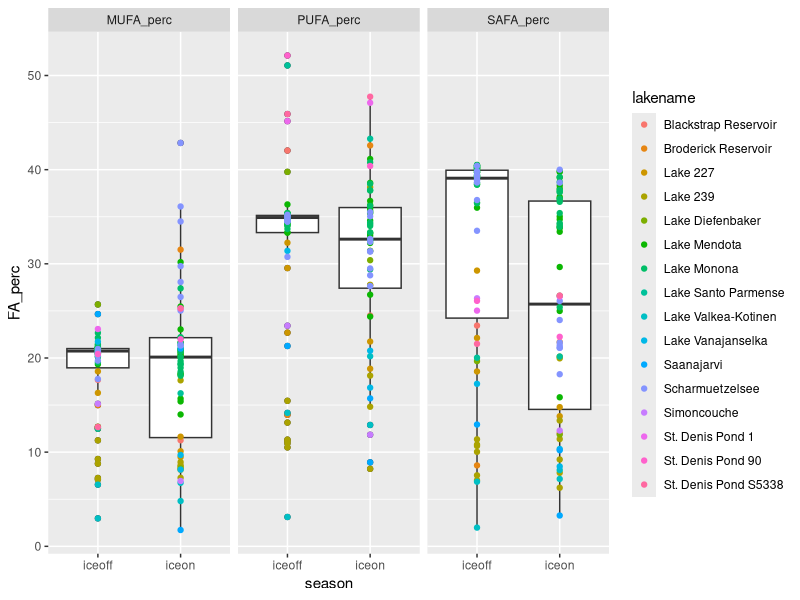
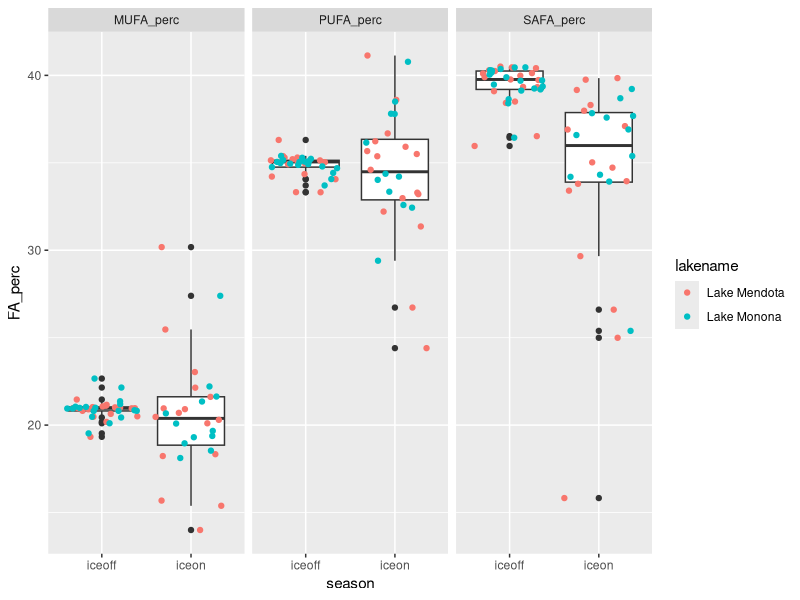
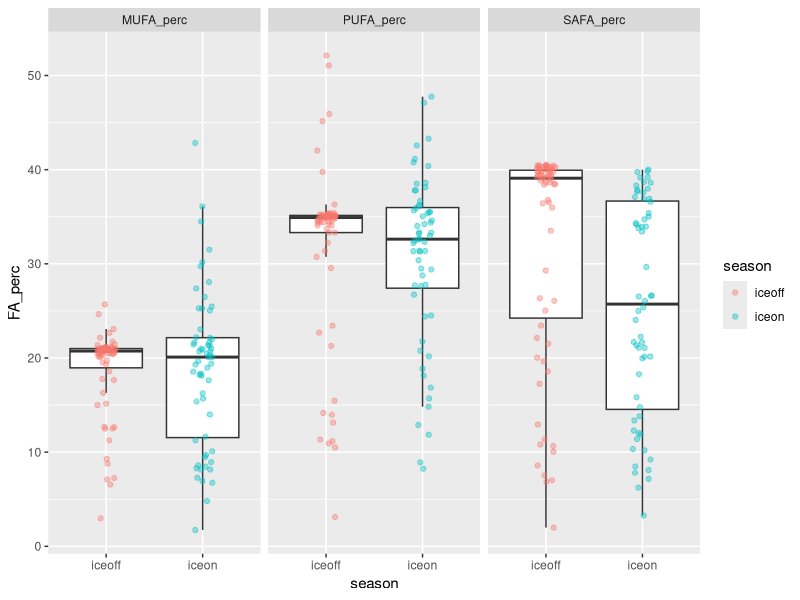
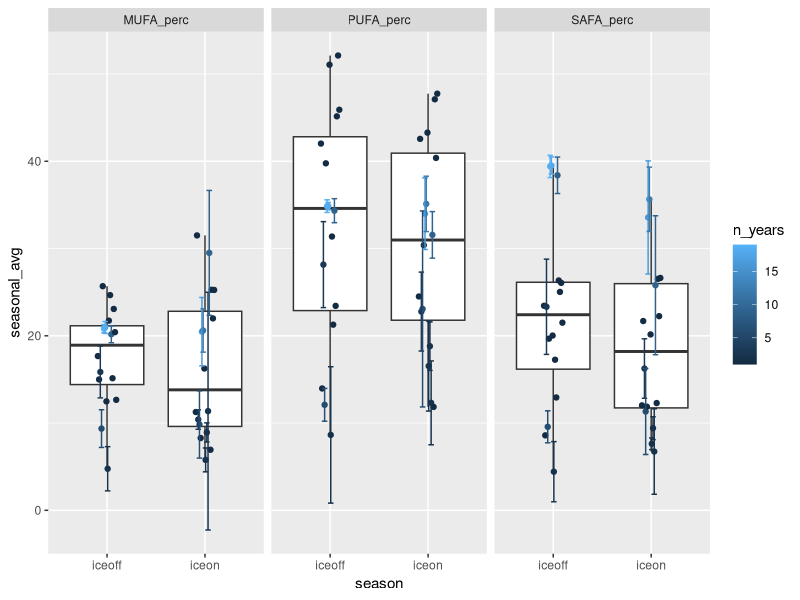
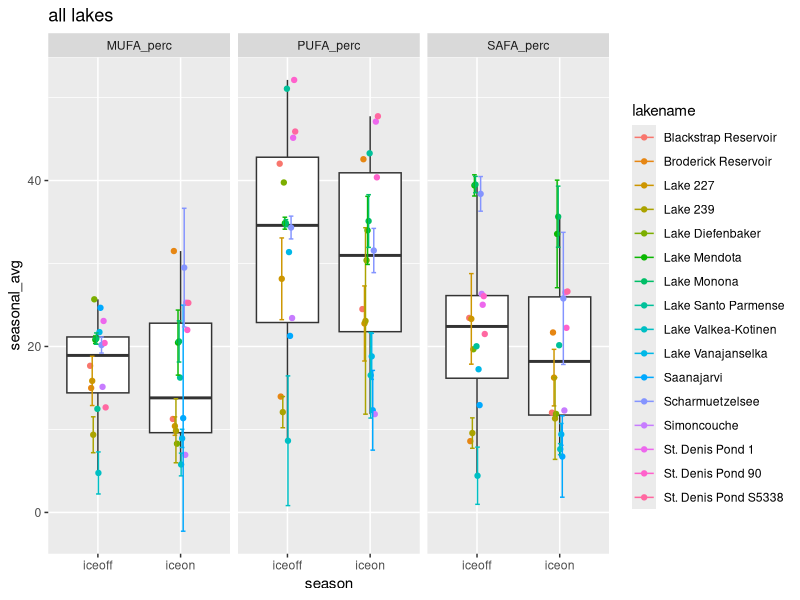
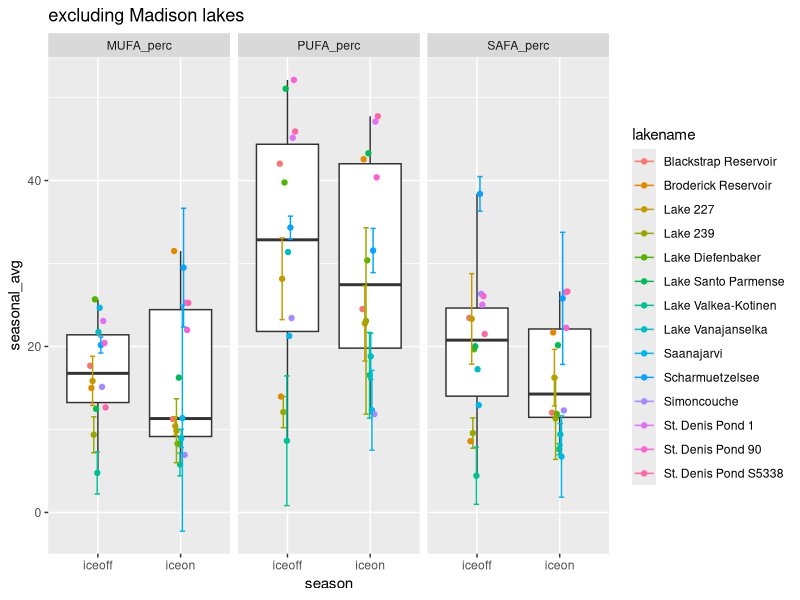

The R script that drew these images, in order:
# Script to look at fatty acids profile under ice vs summer stratification
# uses Hampton et al. ecology under lake ice dataset (ecology letters)
# and Galloway et al PLoS one paper fatty acid dataset

#libraries
library(dplyr)
library(reshape2)
library(tidyr)
library(ggplot2)

#===========================================================================
# ----> read in ecology under lake ice dataset and FA dataset

euli_orig <- read.csv("../Data/under_ice_data.csv", stringsAsFactors = FALSE)

fa_orig <- read.csv("../Data/PLoS_supp/S1_Dataset.csv", stringsAsFactors = FALSE)

#===========================================================================
# ----> wrangle ice phyto data

euli <- euli_orig %>% 
  #keep only columns of potential interest
  select(year, season, researcher, lakename, stationname, poolstation, lakeregloc, lakecountry,
         startday, startmonth, startyear, endday, endmonth, endyear,
         iceduration, fadata, avesecchidepth, avechla, 
         phytomethod, avephytomass, avephytocount,
         propchloro, propcrypto, propcyano, propdiatom, propdiatom, propotherphyto) %>% 
  #only interested when *not* all NA for phyto props
  filter(!(is.na(propchloro) & is.na(propcrypto) & is.na(propcyano) & 
           is.na(propdiatom) & is.na(propdiatom) & is.na(propotherphyto)))

#some lakes have multiple stations within lake
euli %>% 
  group_by(lakename) %>% 
  summarize(n = n_distinct(stationname)) %>% 
  filter(n > 1) %>% 
  as.data.frame()
#               lakename n
# 1 Blackstrap Reservoir 2
# 2     Lake Diefenbaker 3

euli %>% 
  group_by(lakename) %>% 
  summarize(n = n_distinct(poolstation)) %>% 
  as.data.frame() %>% 
  filter(n > 1)

#1:1 match lakename:poolstation
# filter(euli, lakename %in% c("Blackstrap Reservoir", "Lake Diefenbaker")) %>% select(lakename, stationname, poolstation)

#aggregate to lake/poolstation
euli_lakes_phytos <- euli %>% 
  #start by looking just at pytos, can circle back to incorporate snow/ice/secchi etc.
  select(year, season, lakename, poolstation, 
         propchloro, propcrypto, propcyano, propdiatom, propotherphyto) %>% 
  #group and aggregate
  group_by(lakename, poolstation, year, season) %>% 
  summarize(prop_chloro = mean(propchloro, na.rm = TRUE),
            prop_crypto = mean(propcrypto, na.rm = TRUE),
            prop_cyano = mean(propcyano, na.rm = TRUE),
            prop_diatom = mean(propdiatom, na.rm = TRUE),
            prop_other = mean(propotherphyto, na.rm = TRUE)) %>% 
  ungroup() %>% 
  as.data.frame()
  
summary(euli_lakes_phytos) #40 NA in crypto
str(euli_lakes_phytos) #205

#going to start by using only lakes with *NO NAs* for phytos
euli_phytos_complete <- euli_lakes_phytos %>% 
  filter(!(is.na(prop_chloro) | is.na(prop_crypto) | is.na(prop_cyano) | 
             is.na(prop_diatom) | is.na(prop_other)))
#158 obvs - only "complete" phyto profiles

#24 lakes in total
unique(euli_phytos_complete$lakename) 

#what's the temporal coverage?
#only want ones with matching iceon/iceoff
euli_phytos_complete %>% 
  group_by(lakename) %>% 
  summarize(seasons = n_distinct(season)) %>% 
  as.data.frame() %>% 
  arrange(seasons)

#keep only those with multiple seasons
multi_seasons <- euli_phytos_complete %>% 
  group_by(lakename) %>% 
  summarize(seasons = n_distinct(season)) %>% 
  as.data.frame() %>% 
  arrange(seasons) %>% 
  filter(seasons > 1)

euli_phytos_complete_matching <- euli_phytos_complete %>% 
  filter(lakename %in% multi_seasons$lakename)

#check out remaining
str(euli_phytos_complete_matching)
str(unique(euli_phytos_complete_matching$lakename)) 
#16 lakes

#temporal coverage
euli_phytos_complete_matching %>% 
  group_by(lakename) %>% 
  summarize(yrs = n_distinct(year)) %>% 
  arrange(yrs) %>% 
  as.data.frame()
#                 lakename yrs
# 1  Blackstrap Reservoir   1
# 2   Broderick Reservoir   1
# 3      Lake Diefenbaker   1
# 4   Lake Santo Parmense   1
# 5           Simoncouche   1
# 6      St. Denis Pond 1   1
# 7     St. Denis Pond 90   1
# 8  St. Denis Pond S5338   1
# 9   Lake Valkea-Kotinen   2
# 10    Lake Vanajanselka   2
# 11             Lake 227   3
# 12           Saanajarvi   3
# 13             Lake 239   6
# 14      Scharmuetzelsee   9
# 15          Lake Monona  18
# 16         Lake Mendota  19

#make long to be equivalent to FA data
phytos_long <- euli_phytos_complete_matching %>% 
  select(-poolstation) %>% 
  melt(id.vars = c("lakename", "year", "season")) %>% 
  rename(phyto_group = variable, prop = value)

#remove prop from group name
phytos_long$phyto_group <- gsub("prop_", "", phytos_long$phyto_group)

unique(phytos_long$phyto_group)
# "chloro"     "crypto"     "cyano"      "diatom"     "otherphyto"

#===========================================================================
# ----> wrangle FA data

fa <- fa_orig %>% 
  #only fresh water
  filter(Salinity == 0) %>% 
  #only proportional data
  filter(Data == "prop") %>% 
  #for now, don't care about experimental info
  select(Group, Class, Order, Genus, species,
         sumSAFA, sumMUFA, sumPUFA,
         c18.2w6, c18.3w6, c18.3w3,
         c18.4w3, c18.5w3, 
         c20.4w6, c20.5w3, c22.6w3)

unique(fa$Group)
# "Cyanobacteria" "Chlorophyta"   "Ochrophyta"    "Cryptophyta"   "Dinophyta"     "Euglenozoa"    "Rhodophyta"  

#crosswalk to match euli to FA
fa_equiv <- fa %>% 
  #crypto, chloro, cyano are direct matches
  mutate(fa_group = ifelse(Group == "Cryptophyta", "crypto", NA),
         fa_group = ifelse(Group == "Chlorophyta", "chloro", fa_group),
         fa_group = ifelse(Group == "Cyanobacteria", "cyano", fa_group),
         #diatoms are everything in these 3 classes in FA data
         fa_group = ifelse(Class %in% c("Bacillariophyceae", "Fragilariophyceae", "Coscinodiscophyceae"),
                           "diatom", fa_group),
         #other phyto = average of all else in FA data
         fa_group = ifelse(is.na(fa_group), "otherphyto", fa_group))

# fa_equiv %>% 
#   select(Group, fa_group) %>% 
#   unique()
# 
# fa_equiv %>% 
#   select(Group, Class, fa_group) %>% 
#   unique()


#===========================================================================
# ----> aggregate FA data

#aggregate to level of fa_group (average)

fa_group_avgs <- fa_equiv %>% 
  group_by(fa_group) %>% 
  summarize(grp_avg_sumSAFA = mean(sumSAFA, na.rm = TRUE),
            grp_avg_sumMUFA = mean(sumMUFA, na.rm = TRUE),
            grp_avg_sumPUFA = mean(sumPUFA, na.rm = TRUE),
            grp_avg_c18.2w6 = mean(c18.2w6, na.rm = TRUE),
            grp_avg_c18.3w6 = mean(c18.3w6, na.rm = TRUE),
            grp_avg_c18.3w3 = mean(c18.3w3, na.rm = TRUE),
            grp_avg_c18.4w3 = mean(c18.4w3, na.rm = TRUE),
            grp_avg_c18.5w3 = mean(c18.5w3, na.rm = TRUE),
            grp_avg_c20.4w6 = mean(c20.4w6, na.rm = TRUE),
            grp_avg_c20.5w3 = mean(c20.5w3, na.rm = TRUE),
            grp_avg_c22.6w3 = mean(c22.6w3, na.rm = TRUE)) %>% 
  as.data.frame()

fa_group_avgs

#===========================================================================
# ----> combine EULI and FA datasets

head(phytos_long) #lake, year, season, group, prop
head(fa_group_avgs) #group, FAs

#combine euli and FA - have group, proportion, and FA data
full_dat <- merge(phytos_long, fa_group_avgs, 
                  by.x = "phyto_group", by. = "fa_group", 
                  all.x = TRUE)

# From LTER FA script:
# What we want is "what are the average proportions of SAFA, MUFA, PUFA 
# present in the community, irrespective of total biomass?" 
# (i.e. we know there is higher biomass in summer - the Circus Circus buffet)
# SH: pretty sure that what we want then is:(biomass_dry_weight * sumSAFA)/total dry weight
# This is already a proportion (biomass/total) so can do prop * FA

#weight data accordingly
full_dat_weighted <- full_dat %>% 
  #prop phyto (already biomass/total biomass) * prop FA
  mutate(sumSAFA_prop = grp_avg_sumSAFA * prop,
         sumMUFA_prop = grp_avg_sumMUFA * prop, 
         sumPUFA_prop = grp_avg_sumPUFA * prop) %>% 
  #keep only columns of interest
  #for now, only SAFA, MUFA, PUFA
  select(lakename, year, season, phyto_group, 
         sumSAFA_prop, sumMUFA_prop, sumPUFA_prop)

#sum within lake/time point (get community-level FA)
full_dat_weighted_comm <- full_dat_weighted %>% 
  group_by(lakename, year, season) %>% 
  #sum across phyto groups
  summarize(MUFA_perc = sum(sumMUFA_prop, na.rm = TRUE),
            PUFA_perc = sum(sumPUFA_prop, na.rm = TRUE),
            SAFA_perc = sum(sumSAFA_prop, na.rm = TRUE)) %>% 
  as.data.frame()

#this format matches LTER_FA_20180217 
#(detailed look at lakes ME/MO)

head(full_dat_weighted_comm)

#make a verion with one point per lake/season (aggregate across years)
#include standard deviation as measure of variance, as well as count
full_dat_weighted_comm_agg <- full_dat_weighted_comm %>% 
  group_by(lakename, season) %>% 
  #using __ so can separate later
  summarize(n_years = n_distinct(year),
            seasonal_avg__MUFA_perc = mean(MUFA_perc, na.rm = TRUE),
            sd__MUFA_perc = sd(MUFA_perc, na.rm = TRUE),
            seasonal_avg__PUFA_perc = mean(PUFA_perc, na.rm = TRUE),
            sd__PUFA_perc = sd(PUFA_perc, na.rm = TRUE),
            seasonal_avg__SAFA_perc = mean(SAFA_perc, na.rm = TRUE),
            sd__SAFA_perc = sd(SAFA_perc, na.rm = TRUE)) %>% 
  as.data.frame()

#===========================================================================
# ----> look at all lakes/years/seasons

#make long for plotting
dat_long_full_points <- full_dat_weighted_comm %>% 
  melt(id.vars = c("lakename", "year", "season")) %>% 
  rename(FA_type = variable, FA_perc = value)

#matching graphs to ME/MO
ggplot(dat_long_full_points, aes(season, FA_perc)) +
  geom_boxplot() +
  geom_point(aes(color = lakename)) +
  facet_wrap(~FA_type)

#hmmm definitely not as extreme as ME/MO

#check just using those for sanity check
ggplot(filter(dat_long_full_points, lakename %in% c("Lake Mendota", "Lake Monona")), 
       aes(season, FA_perc)) +
  geom_boxplot() +
  geom_jitter(aes(color = lakename)) +
  facet_wrap(~FA_type)

#yep, see the same trends in just ME/MO
#so it's accurate
#(other has wider spread since it's actual data, not avg proportions)

#have some definite outliers in full dat
ggplot(dat_long_full_points, aes(season, FA_perc)) +
  geom_boxplot(outlier.shape = NA) +
  geom_jitter(width = 0.1,aes(color = season), alpha = 0.4) +
  facet_wrap(~FA_type)

#what do anovas say?

mufa1 <- aov(FA_perc ~ season, dat = filter(dat_long_full_points, FA_type == "MUFA_perc"))
summary(mufa1) #p=0.946

pufa1 <- aov(FA_perc ~ season, dat = filter(dat_long_full_points, FA_type == "PUFA_perc"))
summary(pufa1) #p=0.439

safa1 <- aov(FA_perc ~ season, dat = filter(dat_long_full_points, FA_type == "SAFA_perc"))
summary(safa1) #p=0.00136

#SAFA - signif higher in summer

#===========================================================================
# ----> look at lakes aggregated to seasons across years

#make long
dat_long_seasonal_points <- full_dat_weighted_comm_agg %>% 
  #make long
  melt(id.vars = c("lakename", "season", "n_years")) %>% 
  #split variable column name
  separate(variable, into = c("agg_type", "FA_type"), sep = "__") %>% 
  #make wide so have column for avg and sd
  dcast(lakename + season + n_years + FA_type ~ agg_type, value.var = "value")

#plot
ggplot(dat_long_seasonal_points, aes(season, seasonal_avg)) +
  geom_boxplot() +
  geom_point(aes(color = n_years, group = lakename), position = position_dodge(width = 0.2)) +
  geom_errorbar(aes(x = season, ymin = seasonal_avg - sd, ymax = seasonal_avg + sd,
                    color = n_years, group = lakename),
                position = position_dodge(width = 0.2)) +
  # geom_pointrange(aes(x = season, y = seasonal_avg, 
  #                     ymin = seasonal_avg - sd, ymax = seasonal_avg + sd)) +
  facet_wrap(~FA_type)
  
# ----> all lakes
ggplot(dat_long_seasonal_points, aes(season, seasonal_avg)) +
  #ignore outlier sofr boxplots only
  geom_boxplot(outlier.shape = NA) +
  geom_point(aes(color = lakename, group = lakename), position = position_dodge(width = 0.2)) +
  geom_errorbar(aes(x = season, ymin = seasonal_avg - sd, ymax = seasonal_avg + sd,
                    color = lakename, group = lakename),
                position = position_dodge(width = 0.2)) +
  # geom_pointrange(aes(x = season, y = seasonal_avg, 
  #                     ymin = seasonal_avg - sd, ymax = seasonal_avg + sd)) +
  facet_wrap(~FA_type) +
  ggtitle("all lakes")

# ----> ignore mendota/monona
ggplot(filter(dat_long_seasonal_points, !(lakename %in% c("Lake Mendota", "Lake Monona"))), 
              aes(season, seasonal_avg)) +
  #ignore outlier sofr boxplots only
  #geom_boxplot(outlier.shape = NA) +
  geom_boxplot() + 
  geom_point(aes(color = lakename, group = lakename), position = position_dodge(width = 0.2)) +
  geom_errorbar(aes(x = season, ymin = seasonal_avg - sd, ymax = seasonal_avg + sd,
                    color = lakename, group = lakename),
                position = position_dodge(width = 0.2)) +
  facet_wrap(~FA_type) +
  ggtitle("excluding Madison lakes")

mufa2 <- aov(seasonal_avg ~ season, dat = filter(dat_long_seasonal_points, FA_type == "MUFA_perc" & 
                                              !(lakename %in% c("Lake Mendota", "Lake Monona"))))
summary(mufa2) #p=0.693

pufa2 <- aov(seasonal_avg ~ season, dat = filter(dat_long_seasonal_points, FA_type == "PUFA_perc" &
                                              !(lakename %in% c("Lake Mendota", "Lake Monona"))))
summary(pufa2) #p=0.621

safa2 <- aov(seasonal_avg ~ season, dat = filter(dat_long_seasonal_points, FA_type == "SAFA_perc" &
                                              !(lakename %in% c("Lake Mendota", "Lake Monona"))))
summary(safa2) #p=0.289
